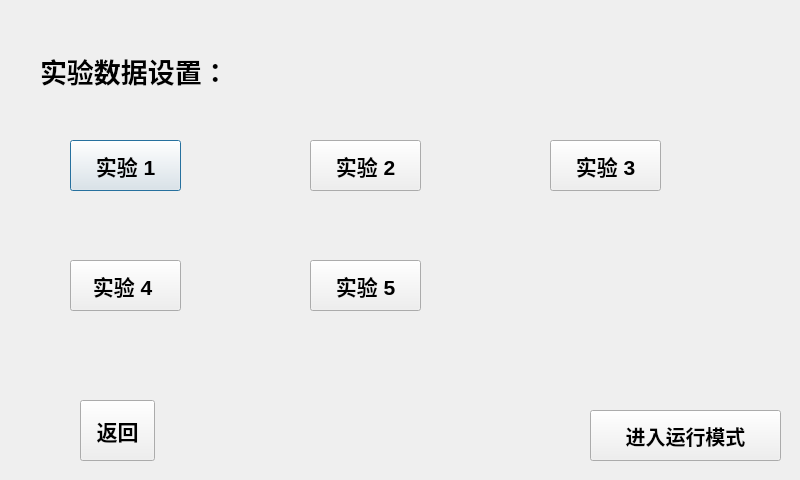
<?xml version="1.0" encoding="UTF-8"?>
<ui version="4.0">
 <class>Setting</class>
 <widget class="QDialog" name="Setting">
  <property name="geometry">
   <rect>
    <x>0</x>
    <y>0</y>
    <width>800</width>
    <height>480</height>
   </rect>
  </property>
  <property name="windowTitle">
   <string>Dialog</string>
  </property>
  <widget class="QLabel" name="label">
   <property name="geometry">
    <rect>
     <x>40</x>
     <y>40</y>
     <width>301</width>
     <height>61</height>
    </rect>
   </property>
   <property name="font">
    <font>
     <family>宋体</family>
     <pointsize>20</pointsize>
     <weight>75</weight>
     <bold>true</bold>
    </font>
   </property>
   <property name="text">
    <string>实验数据设置：</string>
   </property>
  </widget>
  <widget class="QPushButton" name="pushButton">
   <property name="geometry">
    <rect>
     <x>70</x>
     <y>140</y>
     <width>111</width>
     <height>51</height>
    </rect>
   </property>
   <property name="font">
    <font>
     <pointsize>16</pointsize>
     <weight>75</weight>
     <bold>true</bold>
    </font>
   </property>
   <property name="text">
    <string>实验 1</string>
   </property>
  </widget>
  <widget class="QPushButton" name="pushButton_2">
   <property name="geometry">
    <rect>
     <x>310</x>
     <y>140</y>
     <width>111</width>
     <height>51</height>
    </rect>
   </property>
   <property name="font">
    <font>
     <pointsize>16</pointsize>
     <weight>75</weight>
     <bold>true</bold>
    </font>
   </property>
   <property name="text">
    <string>实验 2</string>
   </property>
  </widget>
  <widget class="QPushButton" name="pushButton_3">
   <property name="geometry">
    <rect>
     <x>550</x>
     <y>140</y>
     <width>111</width>
     <height>51</height>
    </rect>
   </property>
   <property name="font">
    <font>
     <pointsize>16</pointsize>
     <weight>75</weight>
     <bold>true</bold>
    </font>
   </property>
   <property name="text">
    <string>实验 3</string>
   </property>
  </widget>
  <widget class="QPushButton" name="pushButton_4">
   <property name="geometry">
    <rect>
     <x>70</x>
     <y>260</y>
     <width>111</width>
     <height>51</height>
    </rect>
   </property>
   <property name="font">
    <font>
     <pointsize>16</pointsize>
     <weight>75</weight>
     <bold>true</bold>
    </font>
   </property>
   <property name="text">
    <string>实验 4 </string>
   </property>
  </widget>
  <widget class="QPushButton" name="pushButton_5">
   <property name="geometry">
    <rect>
     <x>310</x>
     <y>260</y>
     <width>111</width>
     <height>51</height>
    </rect>
   </property>
   <property name="font">
    <font>
     <pointsize>16</pointsize>
     <weight>75</weight>
     <bold>true</bold>
    </font>
   </property>
   <property name="text">
    <string>实验 5</string>
   </property>
  </widget>
  <widget class="QPushButton" name="pushButton_6">
   <property name="geometry">
    <rect>
     <x>80</x>
     <y>400</y>
     <width>75</width>
     <height>61</height>
    </rect>
   </property>
   <property name="font">
    <font>
     <pointsize>16</pointsize>
     <weight>75</weight>
     <bold>true</bold>
    </font>
   </property>
   <property name="text">
    <string>返回</string>
   </property>
  </widget>
  <widget class="QPushButton" name="pushButton_7">
   <property name="geometry">
    <rect>
     <x>590</x>
     <y>410</y>
     <width>191</width>
     <height>51</height>
    </rect>
   </property>
   <property name="font">
    <font>
     <pointsize>15</pointsize>
     <weight>75</weight>
     <bold>true</bold>
    </font>
   </property>
   <property name="text">
    <string>进入运行模式</string>
   </property>
  </widget>
 </widget>
 <resources/>
 <connections/>
</ui>
